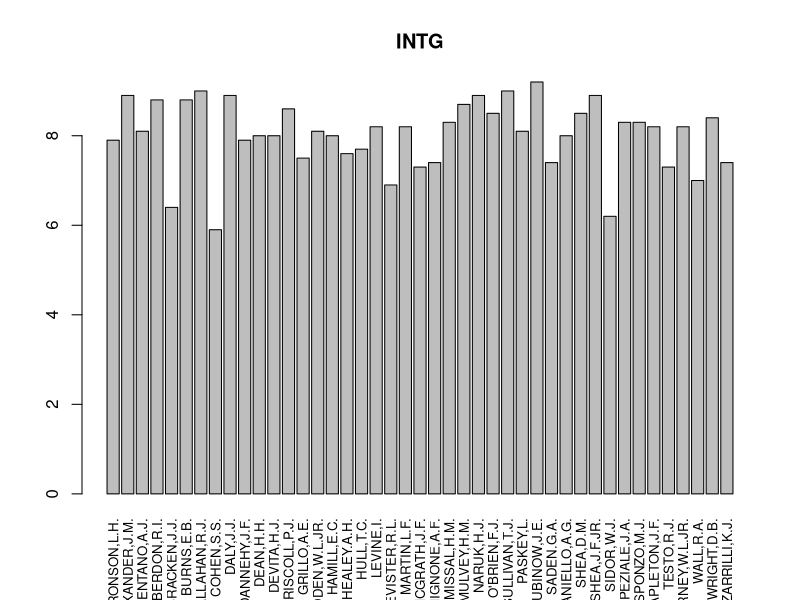
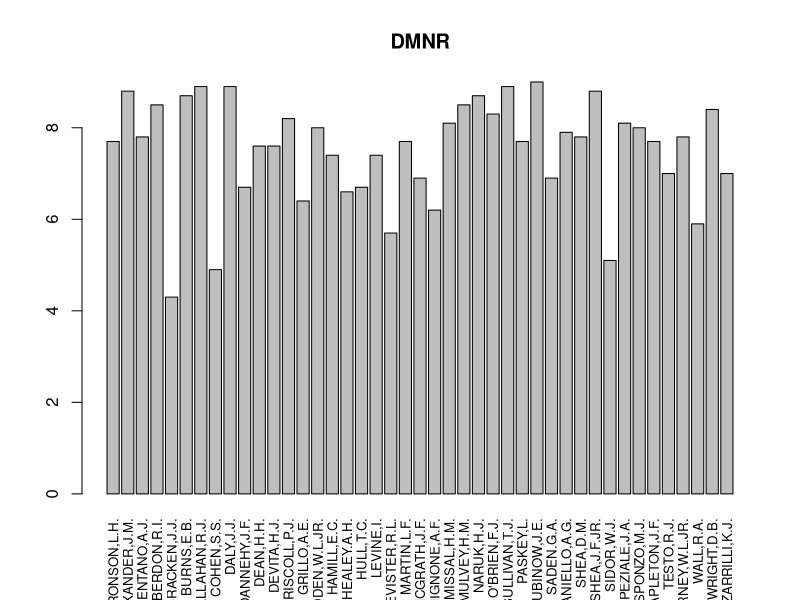

Write the R code that produced these figures, in order.
## ---- chunk 1
barplot(USJudgeRatings[,2], names=rownames(USJudgeRatings),las=3, cex.names =.8, main = names(USJudgeRatings)[2])
## ---- chunk 2
barplot(USJudgeRatings[,3], names=rownames(USJudgeRatings),las=3, cex.names =.8, main = names(USJudgeRatings)[3])
